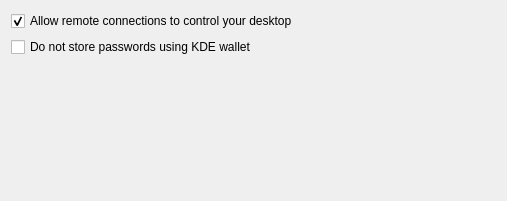
<?xml version="1.0" encoding="UTF-8"?>
<ui version="4.0">
 <class>Security</class>
 <widget class="QWidget" name="Security">
  <property name="geometry">
   <rect>
    <x>0</x>
    <y>0</y>
    <width>507</width>
    <height>201</height>
   </rect>
  </property>
  <layout class="QVBoxLayout">
   <item>
    <widget class="QCheckBox" name="kcfg_allowDesktopControl">
     <property name="text">
      <string>Allow remote connections to control your desktop</string>
     </property>
     <property name="checked">
      <bool>true</bool>
     </property>
    </widget>
   </item>
   <item>
    <widget class="QCheckBox" name="kcfg_noWallet">
     <property name="text">
      <string>Do not store passwords using KDE wallet</string>
     </property>
    </widget>
   </item>
   <item>
    <spacer>
     <property name="orientation">
      <enum>Qt::Vertical</enum>
     </property>
     <property name="sizeHint" stdset="0">
      <size>
       <width>20</width>
       <height>40</height>
      </size>
     </property>
    </spacer>
   </item>
  </layout>
 </widget>
 <resources/>
 <connections/>
</ui>
